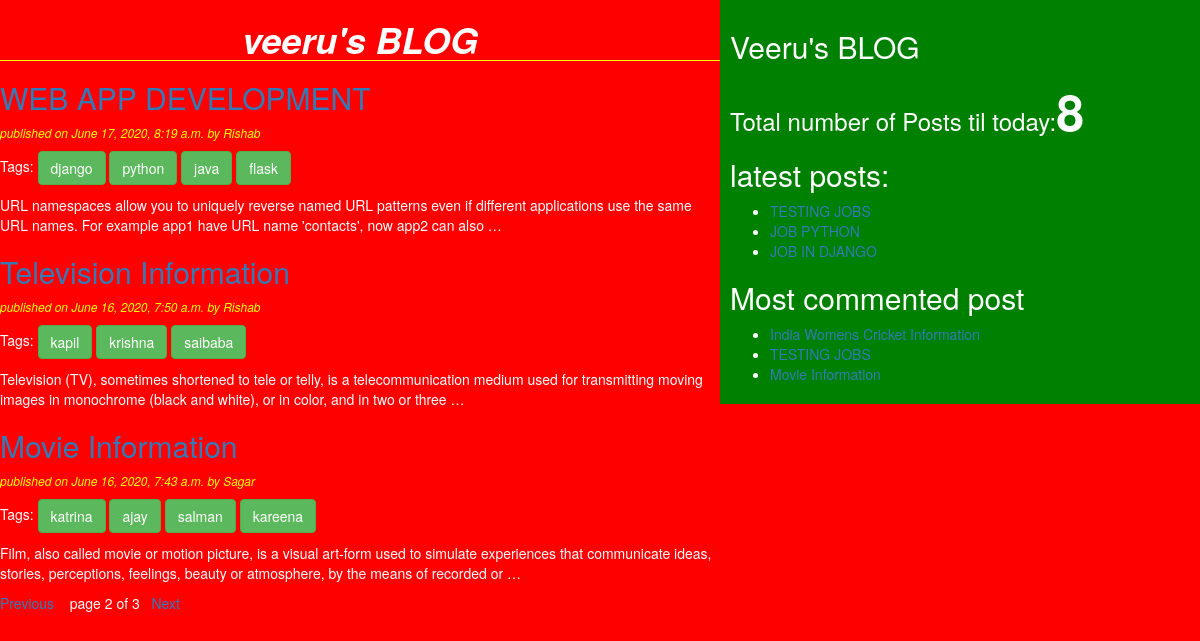
Screenshot of /?page=2 with the database file from the repository.
### blog/models.py (models this page shows, shortened)
class Post(models.Model):
    STATUS_CHOICES=(('draft','Draft'),('published','Published'))
    title=models.CharField(max_length=256)
    slug=models.SlugField(max_length=264,unique_for_date='publish')
    author=models.ForeignKey(User,on_delete=models.CASCADE,related_name='blog_posts')
    body=models.TextField()
    publish=models.DateTimeField(default=timezone.now)
    created=models.DateTimeField(auto_now_add=True)
    update=models.DateTimeField(auto_now=True)
    status=models.CharField(max_length=10,choices=STATUS_CHOICES,default='draft')
    objects=CoustomManager()
    tags=TaggableManager()
    class Meta:
        ordering=('-publish',)
    def get_absolute_url(self):
        return reverse ('post_detail',args=[self.publish.year,self.publish.strftime('%m'),self.publish.strftime('%d'),self.slug])

### blog/views.py (the view)
# urls.py: path('', views.postlistview),
def postlistview(request,tag_slug=None):
    post_list=Post.objects.all()
    tag=None
    if tag_slug:
        tag=get_object_or_404(Tag,slug=tag_slug)
        post_list=post_list.filter(tags__in=[tag])
    paginator=Paginator(post_list,3)
    page_number=request.GET.get('page')
    try:
        post_list=paginator.page(page_number)
    except PageNotAnInteger:
        post_list=paginator.page(1)
    except EmptyPage:
        post_list=paginator.page(paginator.num_pages)
    return render(request,'blog/post_list.html',{'post_list':post_list,'tag':tag})

### blog/models.py (called while the page is built)
    def get_queryset(self):
        return super().get_queryset().filter(status='published')

### blog/templatetags/blog_tags.py (called while the page is built)
@register.simple_tag
def total_posts():
    return Post.objects.count()

@register.inclusion_tag('blog/latest_post123.html')
def show_latest_posts():
    latest_posts=Post.objects.order_by('-publish')[:3]
    return {'latest_posts':latest_posts}

@register.simple_tag
def get_most_commented_posts(count=3):
    return Post.objects.annotate(total_comments=Count('comments')).order_by('-total_comments')[:count]

### templates/blog/post_list.html (shortened to what this page needs)
<!DOCTYPE html>
{%extends 'blog/base.html'%}
{%block content_block%}
<h1>veeru's BLOG</h1>
{%for post in post_list%}
<h2><a href="{{post.get_absolute_url}}">{{post.title}}</a></h2>
<p id='date'>published on {{post.publish}} by {{post.author|title}}</p>
<p>Tags:
  {%for tag in post.tags.all%}
    <a href="{%url 'post_list_by_tag_name' tag.slug%}" class="btn btn-success">{{tag.name}}</a>
    {%endfor%}</p>
{{post.body|truncatewords:30|linebreaks}}
{%endfor%}
{%include 'blog/pagination.html' with page=post_list%}
{%endblock%}

### templates/blog/base.html (shortened to what this page needs)
<!DOCTYPE html>
{%load blog_tags%}
{%load static%}
<html lang="en" dir="ltr">
  <head>
    <link rel="stylesheet" href="https://maxcdn.bootstrapcdn.com/bootstrap/3.3.7/css/bootstrap.min.css">
    <link rel="stylesheet" href="{%static 'css/blogdemo.css'%}">
  </head>
  <body>
    <div class="content">
      {%block content_block%}
      {%endblock%}
    </div>
    <div class="sidebar">
      <h2>Veeru's BLOG</h2>
      <h3>Total number of Posts til today:<span id ="pcount">{%total_posts%}</span></h3>
      {%show_latest_posts%}
      <h2>Most commented post</h2>
      {%get_most_commented_posts as most_commented_post%}
      <ul>
        {%for post in most_commented_post%}
        <li><a href="{{post.get_absolute_url}}">{{post.title}}</a></li>
        {%endfor%}
      </ul>
    </div>
  </body>
</html>

### templates/blog/latest_post123.html
<h2>latest posts:</h2>
<ul>
  {%for post in latest_posts%}
  <li><a href="{{post.get_absolute_url}}">{{post.title}}</a></li>
  {%endfor%}
</ul>

### static/css/blogdemo.css (style rules this page uses)
.content { width:60%; float: left; padding: 0,0,0,30px; background: red; color: white; height: 100%; }
.sidebar { width:40%; float: right; padding:10px; background: green; color: white; height: 100%; }
h1 { text-align: center; font-weight: bold; font-style: italic; border-bottom: 1px solid yellow; }
body { background: red; color: white; }
#date { color: yellow; font-size: 12px; font-style: italic; }
#pcount { font-size: 50px; font-weight: bold; }

### rows the page displays
Post: title "WEB APP DEVELOPMENT", publish "June 17, 2020, 8:19 a.m.", author "Rishab", body "URL namespaces allow you to uniquely reverse named URL patterns even if different applications use the same URL names. For example app1 have URL name 'contacts', now app2 can also …"
Tag: name "django"
Tag: name "python"
Tag: name "java"
Tag: name "flask"
Post: title "Television Information", publish "June 16, 2020, 7:50 a.m.", author "Rishab", body "Television (TV), sometimes shortened to tele or telly, is a telecommunication medium used for transmitting moving images in monochrome (black and white), or in color, and in two or three …"
Tag: name "kapil"
Tag: name "krishna"
Tag: name "saibaba"
Post: title "Movie Information", publish "June 16, 2020, 7:43 a.m.", author "Sagar", body "Film, also called movie or motion picture, is a visual art-form used to simulate experiences that communicate ideas, stories, perceptions, feelings, beauty or atmosphere, by the means of recorded or …"
Tag: name "katrina"
Tag: name "ajay"
Tag: name "salman"
Tag: name "kareena"
Post: title "TESTING JOBS"
Post: title "JOB PYTHON"
Post: title "JOB IN DJANGO"
Post: title "India Womens Cricket Information"

### other values shown
{{ page.number }} "2"
{{ page.paginator.num_pages }} "3"
